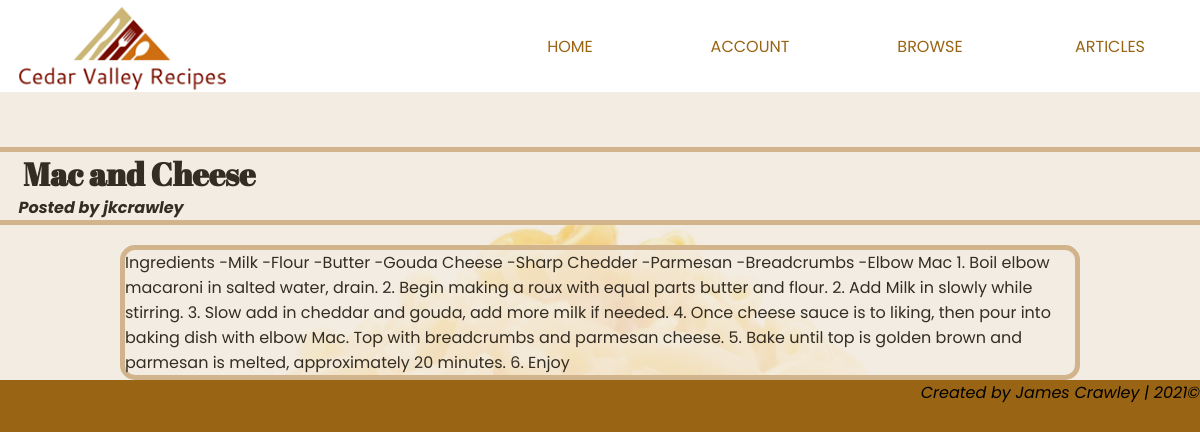
/recipe.php?id=1, run on the app's committed database.
### tables this page shows
CREATE TABLE IF NOT EXISTS `recipes` (
  `r_id` int(11) NOT NULL AUTO_INCREMENT,
  `r_cat` int(11) NOT NULL,
  `r_users` int(11) NOT NULL,
  `r_image` varchar(255) NOT NULL,
  `r_title` varchar(255) NOT NULL,
  `r_recipe` text NOT NULL,
  `r_date` date NOT NULL,
  `r_description` varchar(255) NOT NULL,
  PRIMARY KEY (`r_id`)
);

CREATE TABLE IF NOT EXISTS `users` (
  `u_id` int(11) NOT NULL AUTO_INCREMENT,
  `u_username` varchar(20) NOT NULL,
  `u_password` varchar(255) NOT NULL,
  `u_level` int(11) NOT NULL,
  `u_email` varchar(255) NOT NULL,
  `u_lvlrequest` varchar(3) NOT NULL,
  `u_newsletter` varchar(3) NOT NULL,
  PRIMARY KEY (`u_id`)
);

### recipe.php (the view)
<?php
include 'includes/head.php';
include 'includes/config.php';
$addId = $_GET['id'];
$recipesql = "SELECT * FROM recipes, users WHERE r_id =$addId AND recipes.r_users = users.u_id;";
$recipeRes = mysqli_query($conn, $recipesql);
$recipeRow = mysqli_fetch_array($recipeRes, MYSQLI_ASSOC);
?>
<div style="background-image: url('users/userimages/<?php echo $recipeRow['r_image']; ?>'); background-size: cover; width: 100%; padding: 0px; text-align: center; opacity: .75;">
    <div style='width: 100%; margin-top: 70px; display: block; clear: right;'>
<?php
echo "<h1 style='margin: 0px 0px 0px 0px; text-align: left; width: 100%; background-color: white;border-top: 5px solid #D2b48c; margin-top: 0px;'>&nbsp;&nbsp;&nbsp;&nbsp;" . $recipeRow['r_title'] . "</h2>";
echo "<h4 style='margin: 0px 0px 20px 0px; font-style: italic; text-align: left; background-color: white; border-bottom: 5px solid #D2b48c'>&nbsp;&nbsp;&nbsp;&nbsp;&nbsp;Posted by " . $recipeRow['u_username'] . "</h4>";
?>
    </div>
    <div class='recipetext'>
<?php
echo $recipeRow['r_recipe'];
?>
</div>
</div>
<?php
include 'includes/footer.php';
?>

### includes/head.php (shortened to what this page needs)
<!DOCTYPE>
<head>
    <link href='css/styles.css' rel='stylesheet' />
    <link href='css/stylesalt.scss' rel='stylesheet' />
    <link rel="stylesheet" href="https://use.fontawesome.com/releases/v5.12.1/css/all.css">
    <link href='../css/styles.css' rel='stylesheet' />
    <link href='../css/stylesalt.scss' rel='stylesheet' />
</head>
<body>
        <nav class='header'>
            <div class='logo'><a href='index.php'><img src='images/logo.png' width='100%' height='auto'/></a></div>
            <div class='navbar' >
                <ul>
                    <li><a href='index.php'>HOME</a></li>
                    <li class='dropdown' data-dropdown><a href='#' class='link' data-dropdown-button>ACCOUNT</a>
                    </li>
                    <li><a href='#' class='link' data-dropdown-button>BROWSE</a>
                </li>
                    <li><a href='#'>ARTICLES</a></li>
                </ul>
            </div>
        </nav>
    <div class='main-container'>

### includes/footer.php
</div>
<div class='footer'>
    <p><i>Created by James Crawley | 2021&copy;</i></p>
</div>
</body>
</html>

### css/styles.css (style rules this page uses)
* { box-sizing: border-box; font-size: 16px; margin: 0; padding: 0; }
body { background-color: #996515; margin: 0; padding: 0; text-align: center; font-family: 'Poppins', sans-serif; font-size: 1rem; }
h1 { font-size: 2rem; }
h4 { font-size: 1rem; }
.logo img { max-width: 245px; max-height: 92px; height: auto; }
.header { width: 100%; display: flex; justify-content: space-between; align-items: center; background-color: white; position: fixed; top: 0; z-index: 99; }
.navbar { background: white; text-align: center; }
.navbar ul { display: inline-flex; list-style: none; font-size: 1rem; }
.navbar ul li { width: 150px; padding: 15px; margin: 15px; }
.navbar ul li a { text-decoration: none; color: #996515; }
.main-container { width: 100%; margin: 0 auto; background-color: #D2b48c; margin-top: 77px; text-align: left; display: flex; flex-direction: column; align-items: center; }
.main-container h1, h2, h3 { margin: 30px; font-family: 'Abril Fatface', cursive; }
h4 { text-align: center; margin: 0; font-style: italic; }
.recipetext { width: 80%; border: 5px solid #D2b48c; background-color: rgba(255, 255, 255, .80); border-radius: 15px; clear: left; display: block; margin: 0 auto; text-align: left; }
.footer { min-width: 60%; max-width: 1200px; height: 30px; margin: 0 auto; bottom: 0; text-align: right; }
.footer p { font-size: .2rem; }

### data on the page
recipes: r_image (picture), r_title "Mac and Cheese", users.u_username "jkcrawley", r_recipe "Ingredients -Milk -Flour -Butter -Gouda Cheese -Sharp Chedder -Parmesan -Breadcrumbs -Elbow Mac 1. Boil elbow macaroni in salted water, drain. 2. Begin making a roux with equal parts butter and flour. 2. Add Milk in slowly while stirring. 3. Slow add in cheddar and gouda, add more milk if needed. 4. Once cheese sauce is to liking, then pour into baking dish with elbow Mac. Top with breadcrumbs and parmesan cheese. 5. Bake until top is golden brown and parmesan is melted, approximately 20 minutes. 6. Enjoy"
